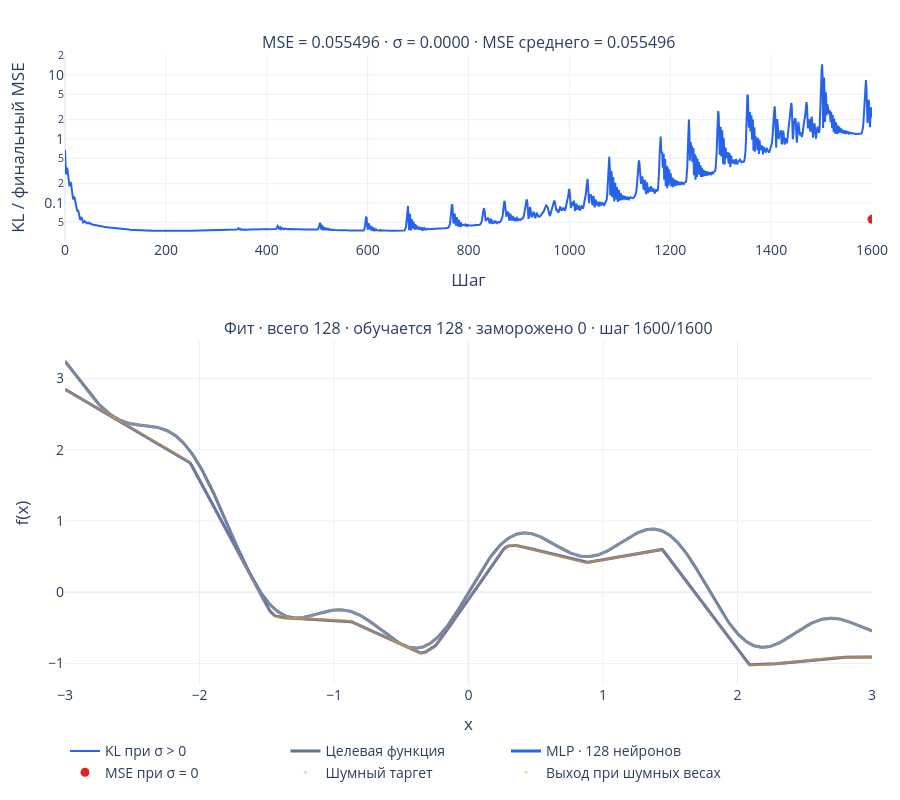

The cell this chart's notebook holds for it:
### Code cell
noise_experiment = AnnealedNoiseExperiment(config, schedule)
await train_noise_live(noise_experiment, target_fps=target_fps)

### Figure 1 — Plotly figure (JSON) as saved in the notebook; plotly's stock layout.template omitted (floating-point values rounded to 4 significant figures; data arrays with more than 128 entries replaced by an {"elided": "..."} marker saying what was removed)
{"data": [{"line": {"color": "#2563eb", "width": 2}, "mode": "lines", "name": "KL при σ > 0", "showlegend": true, "type": "scatter", "x": {"elided": "1601 int values"}, "xaxis": "x", "y": {"elided": "1601 float values"}, "yaxis": "y"}, {"line": {"color": "#64748b", "width": 3}, "mode": "lines", "name": "Целевая функция", "type": "scatter", "x": {"elided": "601 float values"}, "xaxis": "x2", "y": {"elided": "601 float values"}, "yaxis": "y2"}, {"line": {"color": "#2563eb", "width": 3}, "mode": "lines", "name": "MLP · 128 нейронов", "type": "scatter", "x": {"elided": "601 float values"}, "xaxis": "x2", "y": {"elided": "601 float values"}, "yaxis": "y2"}, {"marker": {"color": "#dc2626", "size": 9}, "mode": "markers", "name": "MSE при σ = 0", "type": "scatter", "x": [1600], "xaxis": "x", "y": [0.0555], "yaxis": "y"}, {"marker": {"color": "#94a3b8", "opacity": 0.4, "size": 3}, "mode": "markers", "name": "Шумный таргет", "type": "scatter", "x": {"elided": "601 float values"}, "xaxis": "x2", "y": {"elided": "601 float values"}, "yaxis": "y2"}, {"marker": {"color": "#f59e0b", "opacity": 0.4, "size": 3}, "mode": "markers", "name": "Выход при шумных весах", "type": "scatter", "x": {"elided": "601 float values"}, "xaxis": "x2", "y": {"elided": "601 float values"}, "yaxis": "y2"}], "layout": {"annotations": [{"font": {"size": 16}, "showarrow": false, "text": "MSE = 0.055496 · σ = 0.0000 · MSE среднего = 0.055496", "x": 0.5, "xanchor": "center", "xref": "paper", "y": 1, "yanchor": "bottom", "yref": "paper"}, {"font": {"size": 16}, "showarrow": false, "text": "Фит · всего 128 · обучается 128 · заморожено 0 · шаг 1600/1600", "x": 0.5, "xanchor": "center", "xref": "paper", "y": 0.546, "yanchor": "bottom", "yref": "paper"}], "autosize": true, "font": {"size": 14}, "height": 800, "legend": {"orientation": "h", "x": 0, "y": -0.08}, "margin": {"b": 65, "l": 65, "r": 25, "t": 55}, "xaxis": {"anchor": "y", "autorange": false, "domain": [0, 1], "range": [0, 1600], "title": {"text": "Шаг"}}, "xaxis2": {"anchor": "y2", "autorange": false, "domain": [0, 1], "range": [-3, 3], "title": {"text": "x"}, "type": "linear"}, "yaxis": {"anchor": "x", "domain": [0.706, 1], "title": {"text": "KL / финальный MSE"}, "type": "log"}, "yaxis2": {"anchor": "x2", "domain": [0, 0.546], "title": {"text": "f(x)"}, "type": "linear"}}}
